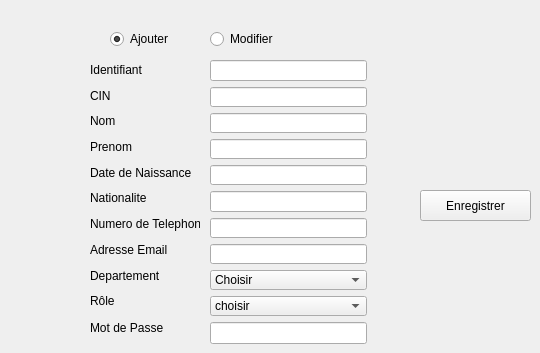
      <widget class="QWidget" name="tab_3">
       <attribute name="title">
        <string>Ajouter et modifier</string>
       </attribute>
       <widget class="QPushButton" name="enregistrer">
        <property name="geometry">
         <rect>
          <x>420</x>
          <y>190</y>
          <width>111</width>
          <height>31</height>
         </rect>
        </property>
        <property name="text">
         <string>Enregistrer</string>
        </property>
       </widget>
       <widget class="QRadioButton" name="rb_ajouter">
        <property name="geometry">
         <rect>
          <x>110</x>
          <y>30</y>
          <width>83</width>
          <height>18</height>
         </rect>
        </property>
        <property name="text">
         <string>Ajouter</string>
        </property>
        <property name="checked">
         <bool>true</bool>
        </property>
       </widget>
       <widget class="QRadioButton" name="rb_modifier">
        <property name="geometry">
         <rect>
          <x>210</x>
          <y>30</y>
          <width>83</width>
          <height>18</height>
         </rect>
        </property>
        <property name="text">
         <string>Modifier</string>
        </property>
       </widget>
       <widget class="QWidget" name="layoutWidget_2">
        <property name="geometry">
         <rect>
          <x>90</x>
          <y>60</y>
          <width>110</width>
          <height>251</height>
         </rect>
        </property>
        <layout class="QVBoxLayout" name="verticalLayout_2">
         <item>
          <widget class="QLabel" name="label">
           <property name="text">
            <string>Identifiant</string>
           </property>
          </widget>
         </item>
         <item>
          <widget class="QLabel" name="label_7">
           <property name="text">
            <string>CIN</string>
           </property>
          </widget>
         </item>
         <item>
          <widget class="QLabel" name="label_8">
           <property name="text">
            <string>Nom</string>
           </property>
          </widget>
         </item>
         <item>
          <widget class="QLabel" name="label_10">
           <property name="text">
            <string>Prenom</string>
           </property>
          </widget>
         </item>
         <item>
          <widget class="QLabel" name="label_11">
           <property name="text">
            <string>Date de Naissance</string>
           </property>
          </widget>
         </item>
         <item>
          <widget class="QLabel" name="label_12">
           <property name="text">
            <string>Nationalite</string>
           </property>
          </widget>
         </item>
         <item>
          <widget class="QLabel" name="label_13">
           <property name="text">
            <string>Numero de Telephone</string>
           </property>
          </widget>
         </item>
         <item>
          <widget class="QLabel" name="label_19">
           <property name="text">
            <string>Adresse Email</string>
           </property>
          </widget>
         </item>
         <item>
          <widget class="QLabel" name="label_20">
           <property name="text">
            <string>Departement</string>
           </property>
          </widget>
         </item>
         <item>
          <widget class="QLabel" name="label_21">
           <property name="text">
            <string>Rôle</string>
           </property>
          </widget>
         </item>
        </layout>
       </widget>
       <widget class="QLabel" name="label_30">
        <property name="geometry">
         <rect>
          <x>90</x>
          <y>320</y>
          <width>111</width>
          <height>16</height>
         </rect>
        </property>
        <property name="text">
         <string>Mot de Passe</string>
        </property>
       </widget>
       <widget class="QWidget" name="layoutWidget_3">
        <property name="geometry">
         <rect>
          <x>210</x>
          <y>60</y>
          <width>157</width>
          <height>284</height>
         </rect>
        </property>
        <layout class="QVBoxLayout" name="verticalLayout_4">
         <item>
          <layout class="QVBoxLayout" name="verticalLayout_3">
           <item>
            <widget class="QLineEdit" name="le_id_2"/>
           </item>
           <item>
            <widget class="QLineEdit" name="le_cin"/>
           </item>
           <item>
            <widget class="QLineEdit" name="le_nom_2"/>
           </item>
           <item>
            <widget class="QLineEdit" name="le_prenom"/>
           </item>
           <item>
            <widget class="QLineEdit" name="le_naissance"/>
           </item>
           <item>
            <widget class="QLineEdit" name="le_nationalite"/>
           </item>
           <item>
            <widget class="QLineEdit" name="le_tel"/>
           </item>
           <item>
            <widget class="QLineEdit" name="le_email"/>
           </item>
           <item>
            <widget class="QComboBox" name="cb_departement">
             <item>
              <property name="text">
               <string>Choisir</string>
              </property>
             </item>
             <item>
              <property name="text">
               <string>Administration</string>
              </property>
             </item>
             <item>
              <property name="text">
               <string>electricite</string>
              </property>
             </item>
             <item>
              <property name="text">
               <string>securite</string>
              </property>
             </item>
             <item>
              <property name="text">
               <string>informatique</string>
              </property>
             </item>
            </widget>
           </item>
           <item>
            <widget class="QComboBox" name="cb_role">
             <item>
              <property name="text">
               <string>choisir</string>
              </property>
             </item>
             <item>
              <property name="text">
               <string>Responsable departement</string>
              </property>
             </item>
             <item>
              <property name="text">
               <string>secretaire</string>
              </property>
             </item>
             <item>
              <property name="text">
               <string>electricien</string>
              </property>
             </item>
            </widget>
           </item>
          </layout>
         </item>
         <item>
          <widget class="QLineEdit" name="le_mdp">
           <property name="echoMode">
            <enum>QLineEdit::Password</enum>
           </property>
          </widget>
         </item>
        </layout>
       </widget>
      </widget>
